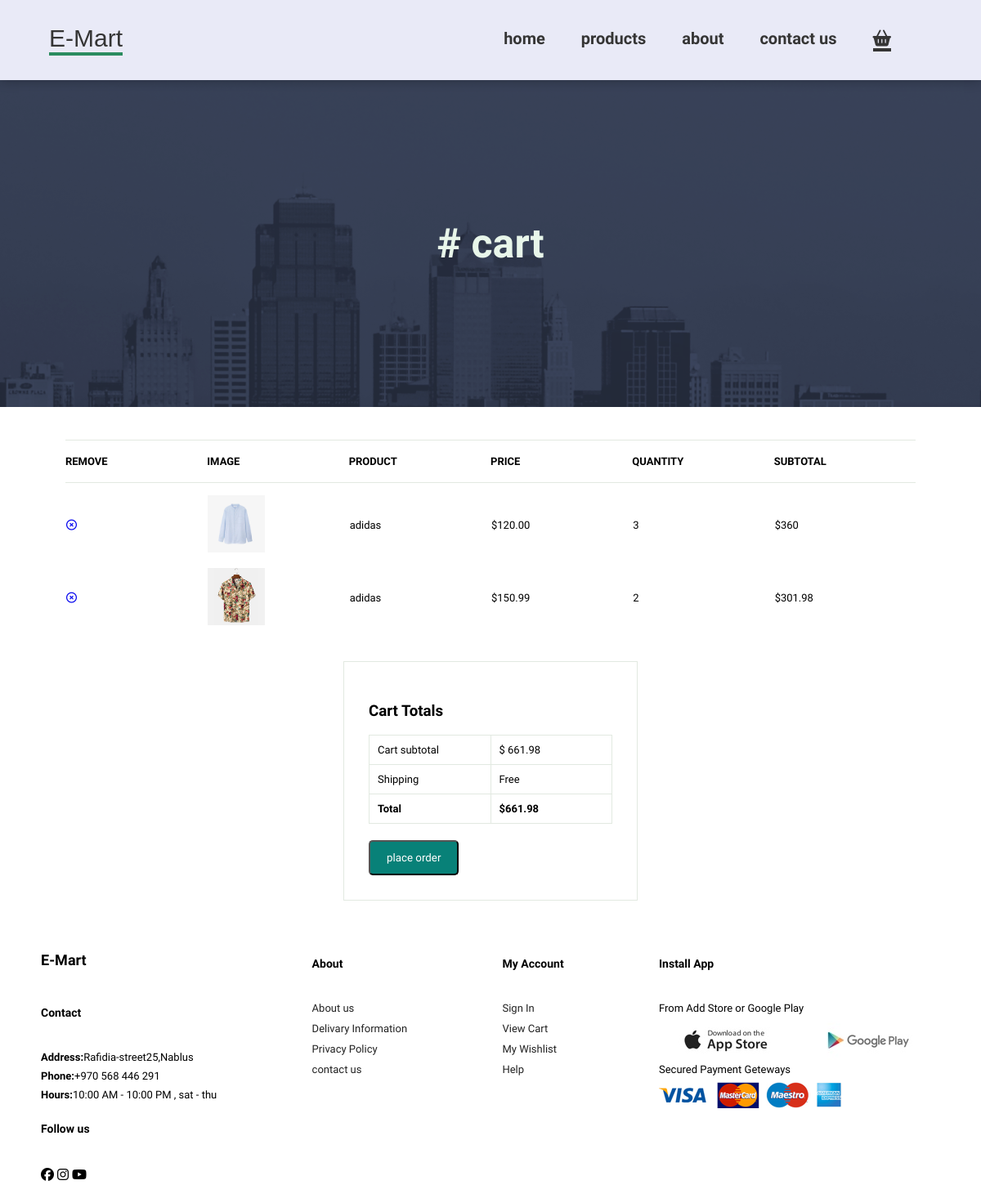
The page /web/cart.php (signed in) on the database its author committed.
### tables this page shows
CREATE TABLE `cart` (
  `user_id` int(50) NOT NULL,
  `product_id` int(50) NOT NULL,
  `quantity` int(5) NOT NULL,
  `id` int(20) NOT NULL
);

CREATE TABLE `products` (
  `prod_id` int(50) NOT NULL,
  `prod_barcode` varchar(20) NOT NULL,
  `prod_name` varchar(90) NOT NULL,
  `prod_des` varchar(70) NOT NULL,
  `prod_price` decimal(50,2) NOT NULL,
  `prod_image` text NOT NULL,
  `quantity` int(20) DEFAULT NULL,
  `section` char(1) DEFAULT NULL,
  `cat_id` int(11) DEFAULT NULL
);

### web/cart.php (the view, shortened to what this page needs)
<!DOCTYPE html>
<html lang="en">
<head>
    <link rel="stylesheet" href="style.css">
    <link rel="stylesheet" href="https://cdnjs.cloudflare.com/ajax/libs/font-awesome/6.4.2/css/all.min.css"
 />
</head>
<body>
    <section class="menud">
        <nav class="navbar">
            <div class="logo"><h1>E-Mart</h1></div>
            <ul class="menu">
                <li><a href="index.php" >home</a></li>
                <li> <a href="shop.php">products</a></li>
                <li><a href="about.html">about</a></li>
                <li><a href="">contact us</a></li>
                <li><a href="#" class="active"><i class="fa-solid fa-basket-shopping"></i></a></li>
            </ul>
        </nav>
    </section>
    <section class="cartImg">
        <h1>&#x23 cart</h1>
    </section>
    <section id="cart" class="cc" >
        <table width="100%">
            <thead>
                <tr>
                    <td>Remove</td>
                    <td>Image</td>
                    <td>Product</td>
                    <td>Price</td>
                    <td>Quantity</td>
                    <td>Subtotal</td>
                </tr>
            </thead>
           <?php
           $servername="localhost";
           $username= "root";
           $password= "";
           $dbname= "ecommerce";
           $conn = new mysqli($servername, $username, $password, $dbname);
               $sql = "SELECT cart.`id`,cart.`product_id`, cart.`quantity`,products.prod_name,products.prod_image,products.prod_price FROM `cart` INNER JOIN products ON cart.product_id=products.prod_id WHERE user_id=".$_SESSION['id'];
               $result = $conn->query($sql);
               $subtotal=0;
               while($row = $result->fetch_assoc()){
                $total=$row["prod_price"]*$row["quantity"];
                $subtotal+=$total;
           echo "<tbody>
                <tr>
                    <td><a href='deleteitem.php?id=$row[id]'><i class='far fa-times-circle'></i></a></td>
                    <td><img src='".$row["prod_image"]."' alt=''></td>
                    <td>".$row["prod_name"]."</td>
                    <td>$".$row["prod_price"]."</td>
                    <td>
                        ".$row["quantity"]."</td>
                        <td>$".$total."</td>
                </tr>
            </tbody>";}
           echo"
        </table>
    </section>";
echo"
<form action='placeorder.php' method='post'>
    <div id='subtotal'>
        <h3>Cart Totals</h3>
        <table>
            <tr>
                <td>Cart subtotal</td>
                <td>$ ".$subtotal."</td>
            </tr>
            <tr>
                <td>Shipping</td>
                <td>Free</td>
            </tr>
            <tr>
                <td><strong>Total</strong></td>
                <td><strong>$".$subtotal."</strong></td>
            </tr>
        </table>
        <input type='submit' value='place order' name='pros' class='normal'>
    </div>
    </form>
";
    ?>
    <footer class="foo">
        <div class="col">
            <h1>E-Mart</h1>
            <h4>Contact</h4>
            <p><strong>Address:</strong>Rafidia-street25,Nablus</p>
            <p><strong>Phone:</strong>+970 568 446 291</p>
            <p><strong>Hours:</strong>10:00 AM - 10:00 PM , sat - thu </p>
            <div class="folloe">
                <h4>Follow us</h4>
                <div class="icon">
                    <i class="fab fa-facebook" aria-hidden="true"></i>
                    <i class="fab fa-instagram" aria-hidden="true"></i>
                    <i class="fab fa-youtube" aria-hidden="true"></i>
                </div>
            </div>
        </div>
        <div class="col">
            <h4>About</h4>
            <a href="#">About us</a>
            <a href="#">Delivary Information</a>
            <a href="#">Privacy Policy</a>
            <a href="#"> contact us</a>
        </div>
        <div class="col">
            <h4>My Account</h4>
            <a href="#">Sign In</a>
            <a href="#"> View Cart</a>
            <a href="#"> My Wishlist</a>
            <a href="#"> Help</a>
        </div>
        <div class="col install" >
            <h4>Install App</h4>
            <p>From Add Store or Google Play</p>
            <div claa=" row">
                <img src="img/shop/app.jpg" alt="">
                <img src="img/shop/play.jpg" alt="">
            </div>
            <p>Secured Payment Geteways</p>
            <img src="img/shop/pay.png" alt="">
        </div>
    </footer>
</body>

### web/style.css (style rules this page uses)
* { box-sizing: border-box; font-family:"spartan",sans-serif; }
body { width: 100%; }
html, body { margin:0; padding:0; width: 100%; }
.menud { position:sticky; z-index: 999; top:0; left:0; }
.navbar { padding-left: 5%; display: flex; justify-content: space-between; align-items: center; width: 100%; background-color:#e9eaf7; box-shadow: 0 0 14px rgba(0,0,0,0.3); }
.navbar .logo h1 { color: #353535; border-bottom: 4px solid #2b8c5f; font: 30px sans-serif; }
.navbar .menu { margin-right: 100px; }
.navbar .menu li { list-style: none; display: inline-block; margin: 0 10px; }
.navbar .menu li a { display: block; margin-left: 20px; color:#353535; border-bottom: 4px solid transparent; text-decoration: none; font-size: 20px; font-weight: bold; transition:border-bottom 0.3s; }
.navbar .menu li .active { border-bottom: 4px solid #353535; }
footer { display: flex; flex-wrap: wrap; justify-content: space-between; margin: 50px; }
footer .col { display: flex; flex-direction: column; align-items: flex-start; margin-bottom: 20px; }
footer h1 { font-size: 18px; padding-bottom: 15px; }
footer h4 { font-size: 14px; padding-bottom: 20px; }
footer a { font-size: 13px; text-decoration: none; color: #222; margin-bottom:10px ; }
footer p { font-size: 13px; margin: 0 0 8px 0; }
.cartImg { background-image: url(img/banner.png); background-repeat:repeat-x; width:100%; height: 50vh; display: flex; justify-content: center; align-items: center; }
.cartImg h1 { font-size: 50px; font-weight: bold; color: #e8f6ea; }
.cc { padding: 40px 80px; display: flex; flex-direction: row; justify-content: center; align-items: flex-start; }
#cart table { width: 100%; border-collapse: collapse; table-layout: fixed; white-space: nowrap; }
#cart table img { width:70px ; }
#cart table thead { border: 1px solid #e2e9e1; border-left: none; border-right: none; }
#cart table thead td { font-weight: 700; text-transform: uppercase; font-size: 13px; padding: 18px 0; }
#cart table tbody tr td { padding-top: 15px; }
#cart table tbody td { font-size: 13px; }
#subtotal { margin-left: auto; margin-right: auto; width: 30%; margin-bottom: 30px; border: 1px solid #e2e9e1; padding: 30px; }
#subtotal table { border-collapse: collapse; width: 100%; margin-bottom: 20px; }
#subtotal table td { width: 50%; border: 1px solid #e2e9e1; padding: 10px; font-size: 13px; }
.normal { background-color: #088178; color: #fff; padding: 12px 20px; border-radius: 5px; }

### rows shown on the page
cart: product.prod_image (picture), product.prod_name "adidas", product.prod_price "120.00", quantity "3", total "360"
cart: product.prod_image (picture), product.prod_name "adidas", product.prod_price "150.99", quantity "2", total "301.98"

### other values the page prints
$subtotal "661.98"
